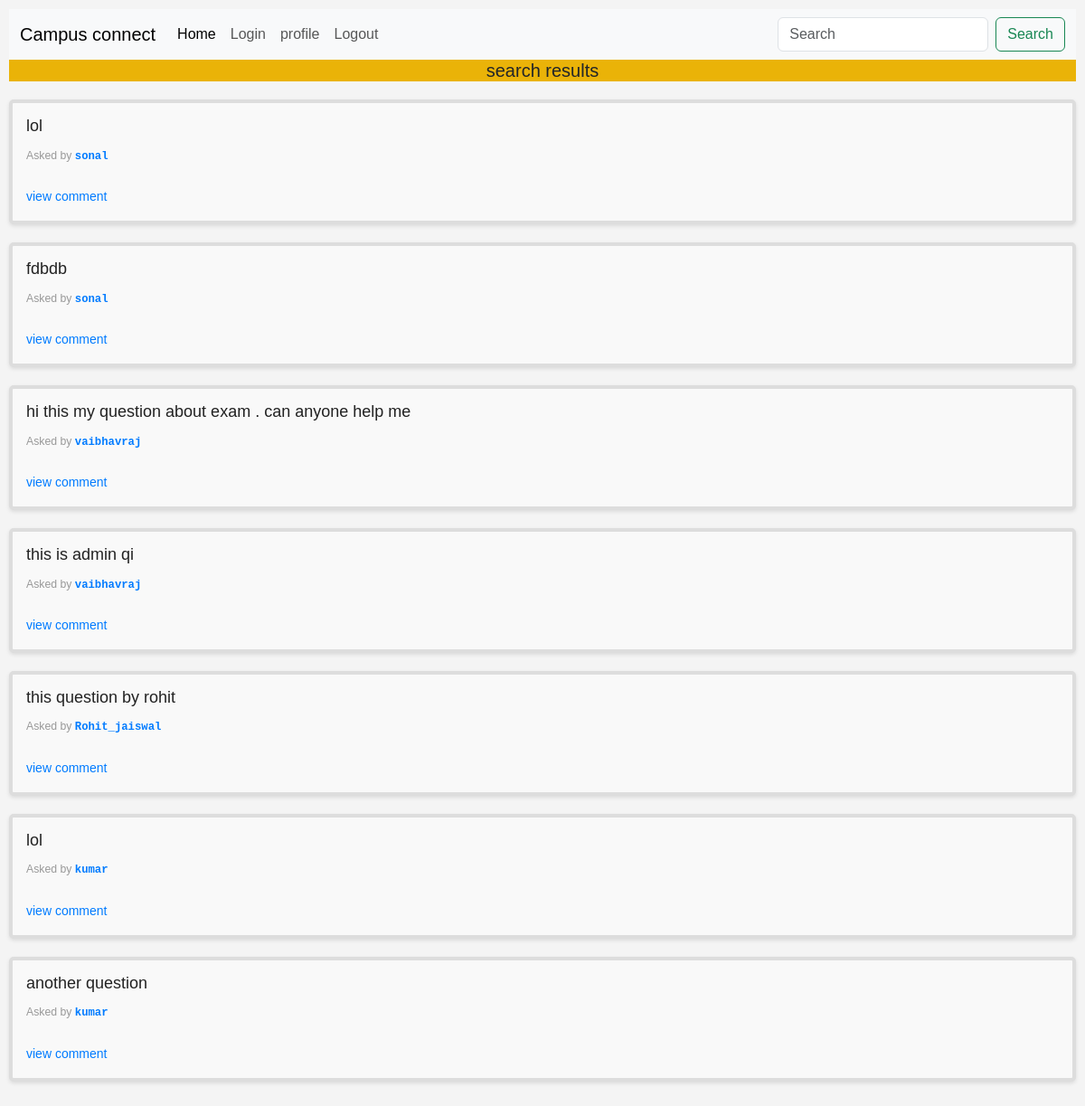
The page /search/ on the database as committed earlier.
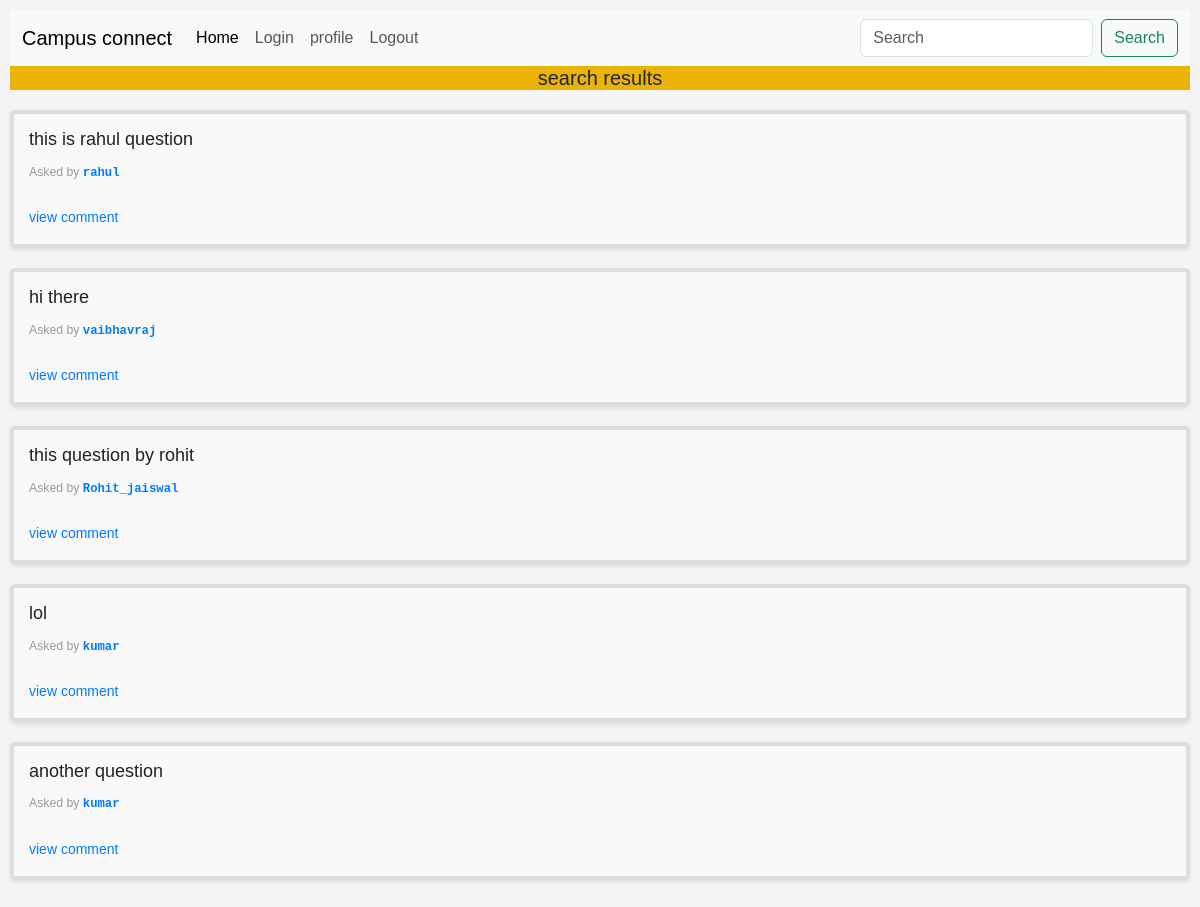
The same page on the database as committed later.
### student/models.py (models this page shows, shortened)
class questions(models.Model):
    user = models.ForeignKey(User,on_delete=models.CASCADE)
    question_text = models.TextField(max_length=240)
    created_on = models.DateField(auto_now_add=True)

### student/views.py (the view)
# urls.py: path('search/',views.search,name='seach'),
def search(request):
    query = request.GET.get('query')
    if query:
        results = questions.objects.filter(
            Q(question_text__icontains=query) |
            Q(user__username__icontains=query)
        ).order_by('-created_on')
    else:
        results = questions.objects.all().order_by('-created_on')
    return render(request, 'search.html', {'results': results, 'query': query})

### student/templates/search.html (shortened to what this page needs)
{% extends "base.html" %} {% block content%}
<!DOCTYPE html>
<html lang="en">
  <head>
  </head>
  <body>
    <h3 id="questions-title">search results</h3>
    {% for question in results %}
    <div class="question-container">
      <h5>{{ question.question_text }}</h5>
      <p class="question-info">
        <small>
          Asked by <span class="username"> {{ question.user.username }} </span>
        </small>
      </p>
      <a id="question-link" href="{% url 'question_detail' question.id %}"
        >view comment</a
      >
    </div>
    {% endfor %}
  </body>
</html>
{%endblock%}

### templates/base.html (shortened to what this page needs)
{% load static %}
<!DOCTYPE html>
<html lang="en">
  <head>
    <link
      href="https://cdn.jsdelivr.net/npm/bootstrap@5.3.3/dist/css/bootstrap.min.css"
      rel="stylesheet"
    />
  </head>
  <body>
    <nav class="navbar navbar-expand-lg navbar-light bg-light">
      <div class="container-fluid">
        <a class="navbar-brand" href="#">Campus connect</a>
        <div class="collapse navbar-collapse" id="navbarNav">
          <ul class="navbar-nav me-auto mb-2 mb-lg-0">
            <li class="nav-item">
              <a
                class="nav-link active"
                aria-current="page"
                href="{% url 'home' %}"
                >Home</a
              >
            </li>
            {% if not user.is_authenticated %}
            <li class="nav-item">
              <a class="nav-link" href="#">Login</a>
            </li>
            {% endif%}
            <li class="nav-item">
              <a class="nav-link" href="{% url 'profile' %}">profile</a>
            </li>
            <li class="nav-item">
              <a class="nav-link" href="{% url 'logout' %}">Logout</a>
            </li>
          </ul>
          <form method="get" action="/search" class="d-flex" role="search">
            <input
              class="form-control me-2"
              type="search"
              placeholder="Search"
              aria-label="Search"
              name="query"
              id="query"
            />
            <button class="btn btn-outline-success" type="submit">
              Search
            </button>
          </form>
        </div>
      </div>
    </nav>
    {% block content%} {%endblock%}
  </body>
</html>

### student/templates/search.html (style rules this page uses)
body { font-family: Arial, sans-serif; background-color: #f4f4f4; margin: 0; padding: 10px; }
.question-container { margin-top: 0; }
.question-info { font-size: 0.9em; color: #555; }
.question-info .username { font-family: "Courier New", Courier, monospace; font-weight: bold; }
#questions-title { font-size: 20px; text-align: center; margin-bottom: 20px; background-color: #eab308; }
.question-info { font-size: 14px; color: #999; margin-bottom: 15px; }
.question-container { background-color: #f9f9f9; border: 4px solid #ddd; padding: 15px; margin-bottom: 20px; border-radius: 5px; box-shadow: 0 2px 4px rgba(0, 0, 0, 0.1); }
.question-container h5 { font-size: 18px; margin-bottom: 10px; color: #222; }
.username { font-weight: bold; color: #007bff; }
#question-link { display: inline-block; margin-top: 10px; font-size: 14px; color: #007bff; text-decoration: none; }

Rows that differ between the two databases and show on the page:
removed questions: question_text "lol", user.username "sonal"
removed questions: question_text "fdbdb", user.username "sonal"
removed questions: question_text "hi this my question about exam . can anyone help me", user.username "vaibhavraj"
removed questions: question_text "this is admin qi", user.username "vaibhavraj"
added questions: question_text "this is rahul question", user.username "rahul"
added questions: question_text "hi there", user.username "vaibhavraj"
